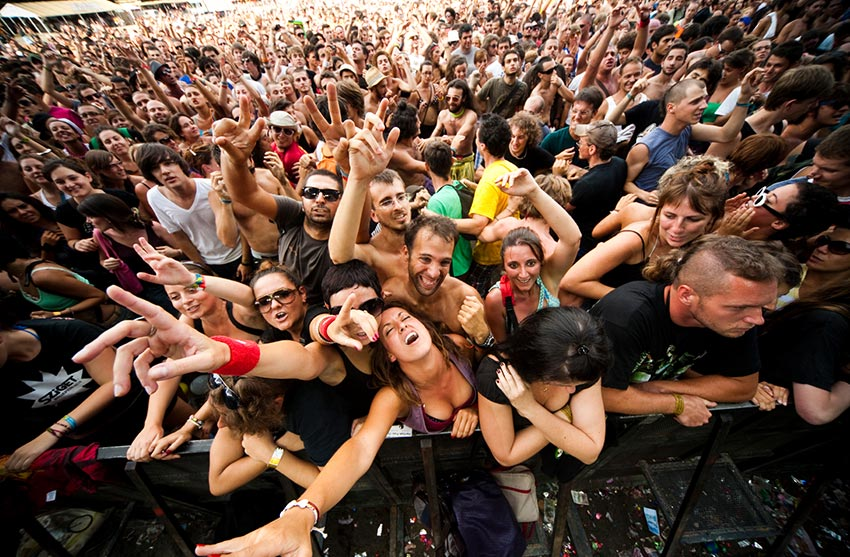
#> input picture face-detection/crowd.jpg, 850 x 557 px
$ python face_detector.py
#> lines starting #> are read from the running program, lines starting #| are printed output that depends on the picture; after the words box and inside, x2 and y2 are one past the last pixel; in counts of white or black regions, pixels touching at a corner belong together
import cv2

face_cascade = cv2.CascadeClassifier("haarcascade_frontalface_default.xml")

img = cv2.imread("crowd.jpg")
#> img is the input picture: shape (557, 850, 3); mean B, G, R 61.5, 75.3, 100.9
gray_img = cv2.cvtColor(img, cv2.COLOR_BGR2GRAY)
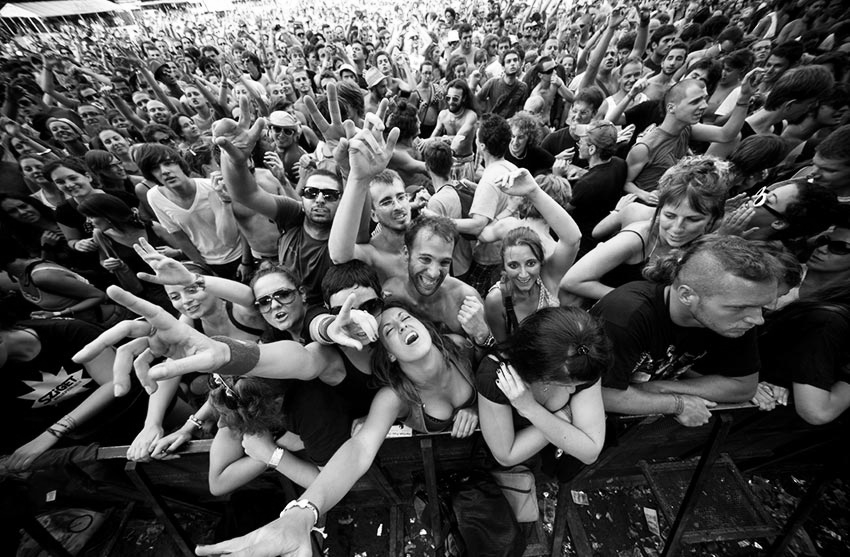
#> gray_img: shape (557, 850); min 0, max 255, mean 81.4

faces = face_cascade.detectMultiScale(
    gray_img, scaleFactor=1.05, minNeighbors=5)
#> faces = [[661, 48, 26, 26], [51, 166, 33, 33], [498, 246, 48, 48], [654, 198, 51, 51], [292, 173, 57, 57], [405, 238, 58, 58], [250, 276, 53, 53], [320, 288, 55, 55]]

for x, y, w, h in faces:
    img = cv2.rectangle(img, (x, y), (x+w, y+h), (0, 255, 0), 3)
#> this loop made 8 passes
#> pass 1, `img = cv2.rectangle(img, (x, y), (x+w, y+h), (0, 255, 0), 3)`:
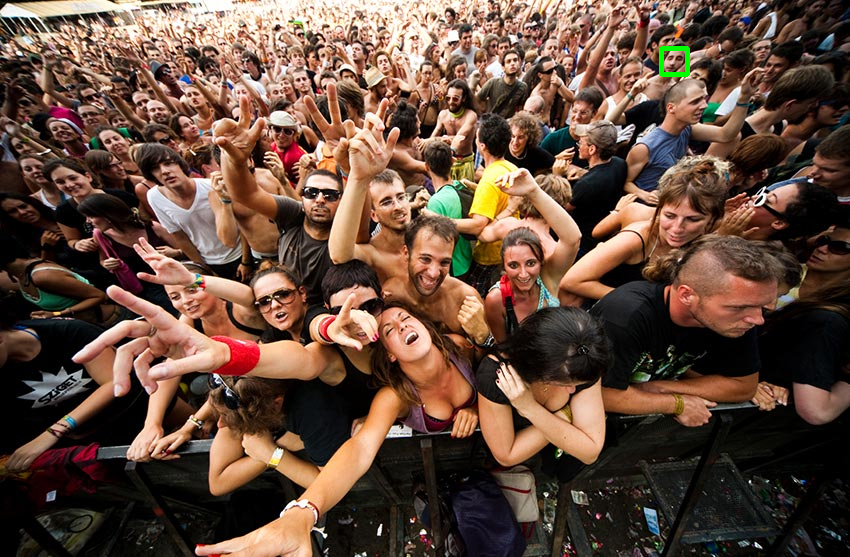
#> img: shape (557, 850, 3); 0.11% of pixels changed, all inside (x1, y1, x2, y2) = (659, 46, 690, 77)
#> pass 2, `img = cv2.rectangle(img, (x, y), (x+w, y+h), (0, 255, 0), 3)`:
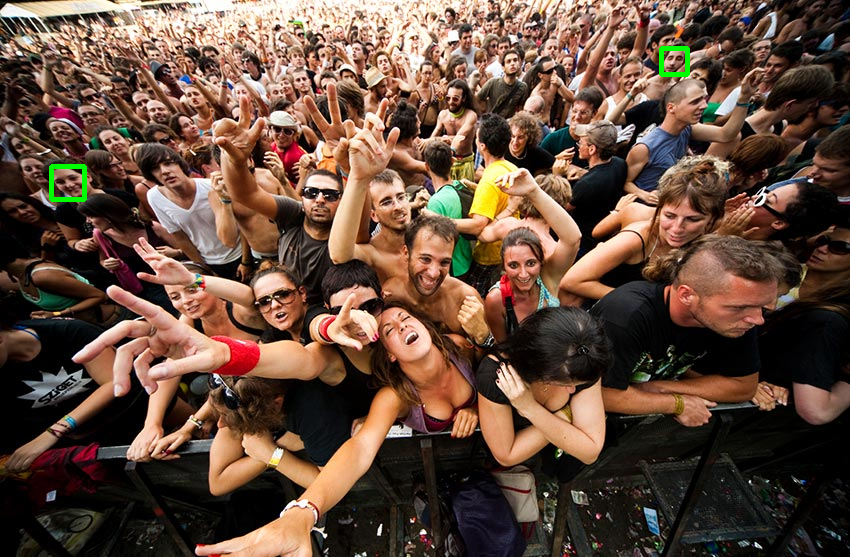
#> img: shape (557, 850, 3); 0.14% of pixels changed, all inside (x1, y1, x2, y2) = (49, 164, 87, 202)
#> pass 3, `img = cv2.rectangle(img, (x, y), (x+w, y+h), (0, 255, 0), 3)`:
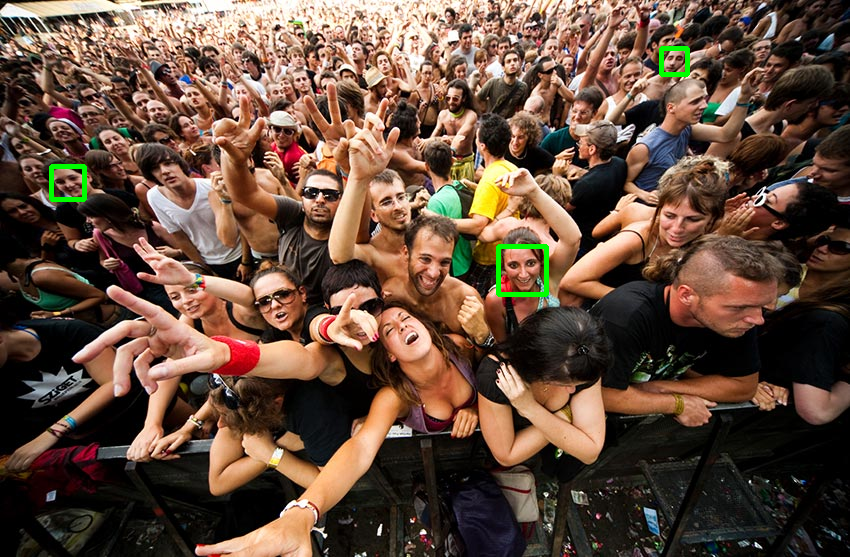
#> img: shape (557, 850, 3); 0.2% of pixels changed, all inside (x1, y1, x2, y2) = (496, 244, 549, 297)
#> after the loop:
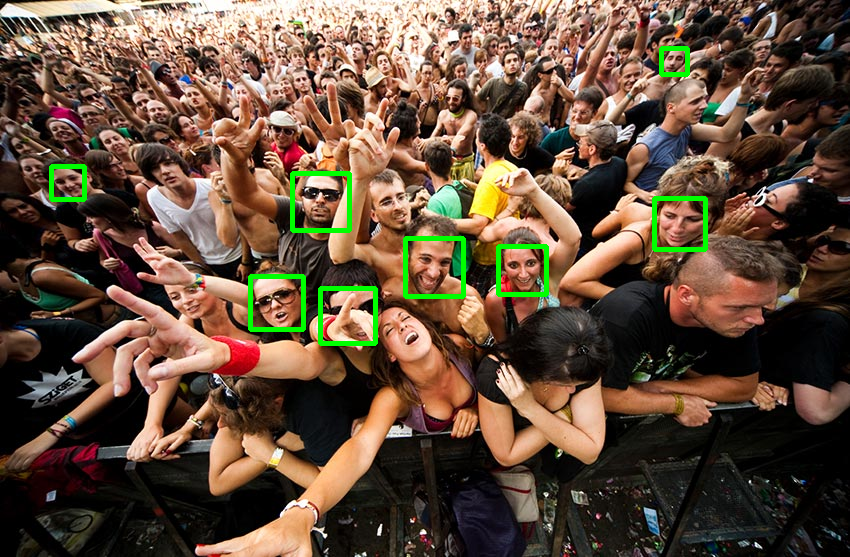
#> img: shape (557, 850, 3); 1.14% of pixels changed, all inside (x1, y1, x2, y2) = (248, 171, 708, 346)

print(type(faces))
#| <class 'numpy.ndarray'>
print(faces)
#| [[661  48  26  26]
#|  [ 51 166  33  33]
#|  [498 246  48  48]
#|  [654 198  51  51]
#|  [292 173  57  57]
#|  [405 238  58  58]
#|  [250 276  53  53]
#|  [320 288  55  55]]

resized = cv2.resize(img, (int(img.shape[1]), int(img.shape[0])))

cv2.imshow("Gray", resized)
cv2.waitKey(0)
cv2.destroyAllWindows()
